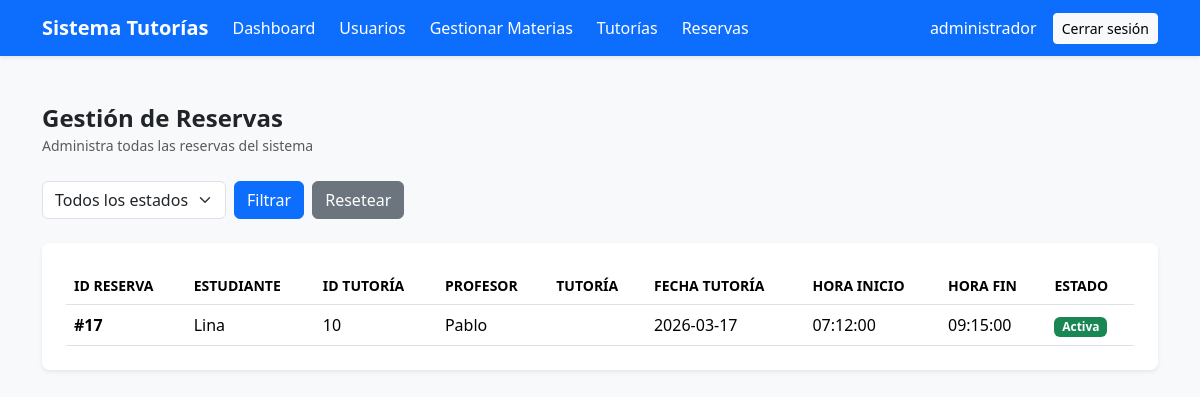
/sistema_tutorias/views/reservas/listar.php (signed in), run on the app's committed database.
### tables this page shows
CREATE TABLE `tb_reservas` (
  `id_reserva` int(11) NOT NULL,
  `id_tutoria` int(11) NOT NULL,
  `id_estudiante` int(11) NOT NULL,
  `estado` enum('activa','cancelada','asistida') DEFAULT 'activa',
  `fecha_reserva` timestamp NOT NULL DEFAULT current_timestamp()
);

CREATE TABLE `tb_usuarios` (
  `id_usuario` int(11) NOT NULL,
  `nombre` varchar(100) NOT NULL,
  `correo` varchar(100) NOT NULL,
  `password` varchar(255) NOT NULL,
  `id_rol` int(11) NOT NULL,
  `activo` tinyint(1) DEFAULT 1,
  `fecha_creacion` timestamp NOT NULL DEFAULT current_timestamp()
);

CREATE TABLE `tb_tutorias` (
  `id_tutoria` int(11) NOT NULL,
  `id_profesor` int(11) NOT NULL,
  `id_materia` int(11) DEFAULT NULL,
  `fecha` date NOT NULL,
  `hora_inicio` time NOT NULL,
  `hora_fin` time NOT NULL,
  `cupos` int(11) NOT NULL,
  `estado` enum('disponible','reservada','cancelada','finalizada') DEFAULT 'disponible',
  `fecha_creacion` timestamp NOT NULL DEFAULT current_timestamp()
);

### sistema_tutorias/views/reservas/listar.php (the view, shortened to what this page needs)
<?php
require_once "../../config/conexion.php";
$where_sql = '';
$sql = "SELECT
            r.id_reserva,
            r.id_tutoria,
            r.id_estudiante,
            r.estado,
            r.fecha_reserva,
            u.nombre AS estudiante,
            m.nombre AS materia,
            t.fecha AS fecha_tutoria,
            t.hora_inicio,
            t.hora_fin,
            p.nombre AS nombre_profesor
        FROM tb_reservas r
        INNER JOIN tb_usuarios u ON r.id_estudiante = u.id_usuario
        INNER JOIN tb_tutorias t ON r.id_tutoria = t.id_tutoria
        INNER JOIN tb_usuarios p ON t.id_profesor = p.id_usuario
        INNER JOIN tb_materias m ON t.id_materia = m.id_materia
        $where_sql
        ORDER BY r.fecha_reserva DESC";
$result = $conexion->query($sql);
?>
<?php include "../../includes/header.php"; ?>
<?php include "../../includes/navbar.php"; ?>
<div class="container py-5">
    <div class="d-flex justify-content-between align-items-center mb-4">
        <div>
            <h4 class="fw-semibold mb-0">Gestión de Reservas</h4>
            <small class="text-muted">Administra todas las reservas del sistema</small>
        </div>
    </div>
    <form method="GET" class="mb-4 d-flex gap-2 flex-wrap align-items-center">
        <select name="estado" class="form-select w-auto">
            <option value="">Todos los estados</option>
        </select>
        <button type="submit" class="btn btn-primary">Filtrar</button>
        <a href="listar.php" class="btn btn-secondary">Resetear</a>
    </form>
    <?php if ($result->num_rows > 0) : ?>
        <div class="bg-white rounded-3 shadow-sm p-4">
            <div class="table-responsive">
                <table class="table align-middle mb-0">
                    <thead class="border-bottom">
                        <tr class="text-muted small text-uppercase">
                            <th>ID Reserva</th>
                            <th>Estudiante</th>
                            <th>ID Tutoría</th>
                            <th>Profesor</th>
                            <th>Tutoría</th>
                            <th>Fecha Tutoría</th>
                            <th>Hora Inicio</th>
                            <th>Hora Fin</th>
                            <th>Estado</th>
                        </tr>
                    </thead>
                    <tbody>
                        <?php while ($reserva = $result->fetch_assoc()) : ?>
                            <tr>
                                <td class="fw-semibold">#<?= $reserva['id_reserva']; ?></td>
                                <td><?= htmlspecialchars($reserva['estudiante']); ?></td>
                                <td><?= $reserva['id_tutoria']; ?></td>
                                <td><?= htmlspecialchars($reserva['nombre_profesor']); ?></td>
                                <td><?= htmlspecialchars($reserva['tutoria']); ?></td>
                                <td><?= $reserva['fecha_tutoria']; ?></td>
                                <td><?= $reserva['hora_inicio']; ?></td>
                                <td><?= $reserva['hora_fin']; ?></td>
                                <td>
                                    <?php
                                    switch($reserva['estado']){
                                        case 'activa': echo '<span class="badge bg-success">Activa</span>'; break;
                                    }
                                    ?>
                                </td>
                            </tr>
                        <?php endwhile; ?>
                    </tbody>
                </table>
            </div>
        </div>
    <?php else : ?>
        <div class="bg-white rounded-3 shadow-sm p-4 text-center">
            <p class="mb-2 text-muted">No hay reservas registradas.</p>
        </div>
    <?php endif; ?>
</div>
<?php include "../../includes/footer.php"; ?>

### data on the page
tb_reservas: id_reserva "17", id_estudiante.nombre "Lina", id_tutoria "10", tb_usuarios.nombre "Pablo", id_tutoria.fecha "2026-03-17", id_tutoria.hora_inicio "07:12:00", id_tutoria.hora_fin "09:15:00", estado "Activa"

### other printed values
$nombre "administrador"
